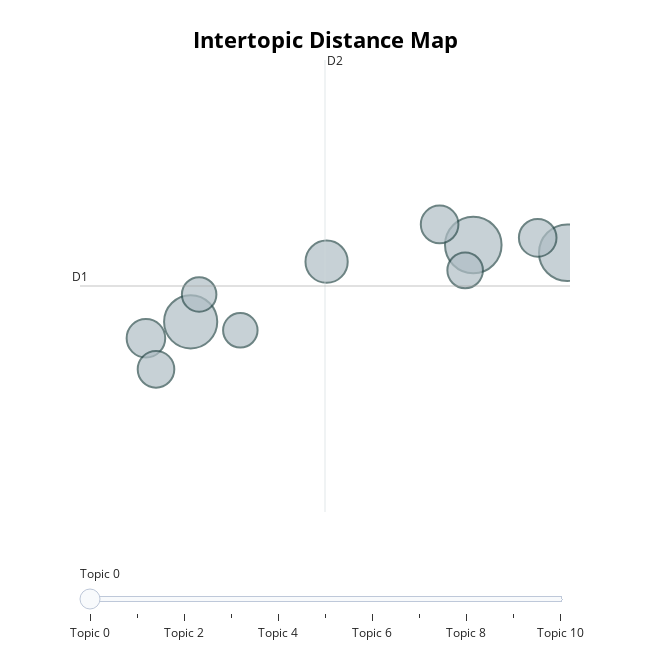

The notebook cell this image was saved under:
### Code cell
# Visualise clusters of topics
topic_model.visualize_topics()

### Figure 1 — Plotly figure (JSON) as saved in the notebook; plotly's stock layout.template omitted (floating-point values rounded to 4 significant figures)
{"data": [{"customdata": [[0, "kennedy | students | education | party | lib dems", 43], [1, "police | human rights | suspects | trial | terror", 43], [2, "mr blair | prime minister | election | milburn | chancellor", 38], [3, "tory | spending | party | tax cuts | election", 24], [4, "aid | africa | g8 | world | poverty", 20], [5, "workers | unions | pensions | public sector | strike", 19], [6, "uk | tb | asylum seekers | borders | mr howard", 19], [7, "straw | constitution | china | turkey | embargo", 18], [8, "lord chancellor | courts | house lords | falconer | access", 17], [9, "ukip | kilroy silk | regiments | party | scottish", 16], [10, "economy | stability | election | treasury | gordon brown", 16]], "hovertemplate": "<b>Topic %{customdata[0]}</b><br>%{customdata[1]}<br>Size: %{customdata[2]}", "legendgroup": "", "marker": {"color": "#B0BEC5", "line": {"color": "DarkSlateGrey", "width": 2}, "size": [43, 43, 38, 24, 20, 19, 19, 18, 17, 16, 16], "sizemode": "area", "sizeref": 0.02687, "symbol": "circle"}, "mode": "markers", "name": "", "orientation": "v", "showlegend": false, "type": "scatter", "x": [-1.342, -0.2176, -4.723, -3.096, -5.258, -1.745, -0.5713, -5.137, -1.439, -4.128, -4.621], "xaxis": "x", "y": [17.29, 17.17, 16.05, 17.02, 15.79, 17.62, 17.4, 15.29, 16.88, 15.92, 16.5], "yaxis": "y"}], "layout": {"annotations": [{"showarrow": false, "text": "D1", "x": -6.046, "y": 16.63, "yshift": 10}, {"showarrow": false, "text": "D2", "x": -3.116, "xshift": 10, "y": 20.26}], "height": 650, "hoverlabel": {"bgcolor": "white", "font": {"family": "Rockwell", "size": 16}}, "legend": {"itemsizing": "constant", "tracegroupgap": 0}, "margin": {"t": 60}, "shapes": [{"line": {"color": "#CFD8DC", "width": 2}, "type": "line", "x0": -3.116, "x1": -3.116, "y0": 13.0, "y1": 20.26}, {"line": {"color": "#9E9E9E", "width": 2}, "type": "line", "x0": -6.046, "x1": -0.185, "y0": 16.63, "y1": 16.63}], "sliders": [{"active": 0, "pad": {"t": 50}, "steps": [{"args": [{"marker.color": [["red", "#B0BEC5", "#B0BEC5", "#B0BEC5", "#B0BEC5", "#B0BEC5", "#B0BEC5", "#B0BEC5", "#B0BEC5", "#B0BEC5", "#B0BEC5"]]}], "label": "Topic 0", "method": "update"}, {"args": [{"marker.color": [["#B0BEC5", "red", "#B0BEC5", "#B0BEC5", "#B0BEC5", "#B0BEC5", "#B0BEC5", "#B0BEC5", "#B0BEC5", "#B0BEC5", "#B0BEC5"]]}], "label": "Topic 1", "method": "update"}, {"args": [{"marker.color": [["#B0BEC5", "#B0BEC5", "red", "#B0BEC5", "#B0BEC5", "#B0BEC5", "#B0BEC5", "#B0BEC5", "#B0BEC5", "#B0BEC5", "#B0BEC5"]]}], "label": "Topic 2", "method": "update"}, {"args": [{"marker.color": [["#B0BEC5", "#B0BEC5", "#B0BEC5", "red", "#B0BEC5", "#B0BEC5", "#B0BEC5", "#B0BEC5", "#B0BEC5", "#B0BEC5", "#B0BEC5"]]}], "label": "Topic 3", "method": "update"}, {"args": [{"marker.color": [["#B0BEC5", "#B0BEC5", "#B0BEC5", "#B0BEC5", "red", "#B0BEC5", "#B0BEC5", "#B0BEC5", "#B0BEC5", "#B0BEC5", "#B0BEC5"]]}], "label": "Topic 4", "method": "update"}, {"args": [{"marker.color": [["#B0BEC5", "#B0BEC5", "#B0BEC5", "#B0BEC5", "#B0BEC5", "red", "#B0BEC5", "#B0BEC5", "#B0BEC5", "#B0BEC5", "#B0BEC5"]]}], "label": "Topic 5", "method": "update"}, {"args": [{"marker.color": [["#B0BEC5", "#B0BEC5", "#B0BEC5", "#B0BEC5", "#B0BEC5", "#B0BEC5", "red", "#B0BEC5", "#B0BEC5", "#B0BEC5", "#B0BEC5"]]}], "label": "Topic 6", "method": "update"}, {"args": [{"marker.color": [["#B0BEC5", "#B0BEC5", "#B0BEC5", "#B0BEC5", "#B0BEC5", "#B0BEC5", "#B0BEC5", "red", "#B0BEC5", "#B0BEC5", "#B0BEC5"]]}], "label": "Topic 7", "method": "update"}, {"args": [{"marker.color": [["#B0BEC5", "#B0BEC5", "#B0BEC5", "#B0BEC5", "#B0BEC5", "#B0BEC5", "#B0BEC5", "#B0BEC5", "red", "#B0BEC5", "#B0BEC5"]]}], "label": "Topic 8", "method": "update"}, {"args": [{"marker.color": [["#B0BEC5", "#B0BEC5", "#B0BEC5", "#B0BEC5", "#B0BEC5", "#B0BEC5", "#B0BEC5", "#B0BEC5", "#B0BEC5", "red", "#B0BEC5"]]}], "label": "Topic 9", "method": "update"}, {"args": [{"marker.color": [["#B0BEC5", "#B0BEC5", "#B0BEC5", "#B0BEC5", "#B0BEC5", "#B0BEC5", "#B0BEC5", "#B0BEC5", "#B0BEC5", "#B0BEC5", "red"]]}], "label": "Topic 10", "method": "update"}]}], "title": {"font": {"color": "Black", "size": 22}, "text": "<b>Intertopic Distance Map</b>", "x": 0.5, "xanchor": "center", "y": 0.95, "yanchor": "top"}, "width": 650, "xaxis": {"anchor": "y", "domain": [0, 1], "range": [-6.046, -0.185], "title": {"text": ""}, "visible": false}, "yaxis": {"anchor": "x", "domain": [0, 1], "range": [13.0, 20.26], "title": {"text": ""}, "visible": false}}}
